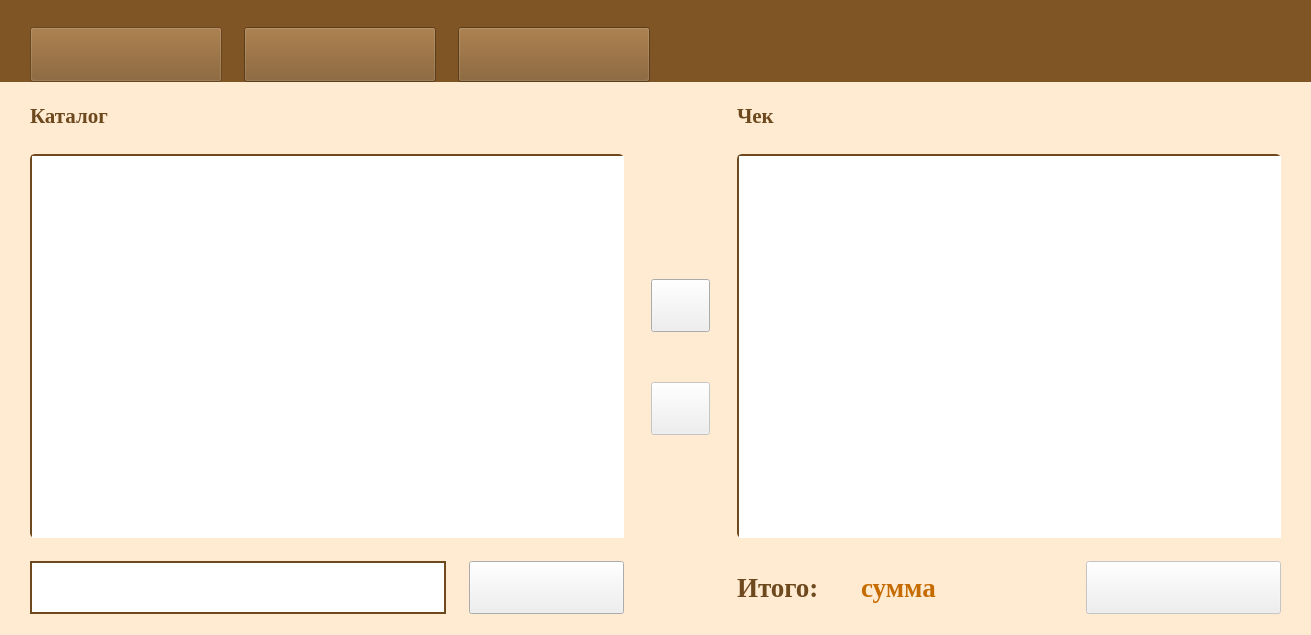
<?xml version="1.0" encoding="UTF-8"?>
<ui version="4.0">
 <class>MainWindow</class>
 <widget class="QMainWindow" name="MainWindow">
  <property name="geometry">
   <rect>
    <x>0</x>
    <y>0</y>
    <width>1311</width>
    <height>635</height>
   </rect>
  </property>
  <property name="windowTitle">
   <string>MainWindow</string>
  </property>
  <property name="styleSheet">
   <string notr="true">QMainWindow{
	background-color: rgba(255, 234, 210, 1);
}

QScrollBar:horizontal{
    border: 2px solid #6E491E;
    background:  #E7C49C;
   	height: 20px;
    margin: 0px 20px 0 20px;
}

QScrollBar::handle:horizontal {
    background: #7F5525;
    min-width: 20px;
}

QScrollBar::add-line:horizontal {
    border: 2px solid #6E491E;
   background:  #E7C49C;
    width: 20px;
    subcontrol-position: right;
    subcontrol-origin: margin;
}

QScrollBar::sub-line:horizontal{
    border: 2px solid #6E491E;
   background:  #E7C49C;
    width: 20px;
    subcontrol-position: left;
    subcontrol-origin: margin;
}

QScrollBar::left-arrow:horizontal {
    width: 10px;
    height: 10px;
	border-image: url(:/image/scrollbar_left.png);
}

QScrollBar::right-arrow:horizontal  {
    width: 10px;
    height: 10px;
	border-image: url(:/image/scrollbar_right.png);
}

QScrollBar:vertical{
    border: 2px solid #6E491E;
    background:  #E7C49C;
	width: 20px;
    margin: 20px 0px 20 0px;
}

QScrollBar::handle:vertical {
    background: #7F5525;
    min-height: 20px;
}

QScrollBar::add-line:vertical {
    border: 2px solid #6E491E;
   background:  #E7C49C;
    height:  20px;
    subcontrol-position: bottom;
    subcontrol-origin: margin;
}

QScrollBar::sub-line:vertical{
    border: 2px solid #6E491E;
   background:  #E7C49C;
    height: 20px;
    subcontrol-position: top;
    subcontrol-origin: margin;
}

QScrollBar::up-arrow:vertical {
    width: 10px;
    height: 10px;
	border-image: url(:/image/scrollbar_up.png);
}

QScrollBar::down-arrow:vertical  {
    width: 10px;
    height: 10px;
	border-image: url(:/image/scrollbar_down.png);
}</string>
  </property>
  <widget class="QWidget" name="centralwidget">
   <property name="styleSheet">
    <string notr="true"/>
   </property>
   <layout class="QGridLayout" name="centralwidget_layout">
    <property name="leftMargin">
     <number>0</number>
    </property>
    <property name="topMargin">
     <number>0</number>
    </property>
    <property name="rightMargin">
     <number>0</number>
    </property>
    <item row="2" column="0">
     <layout class="QHBoxLayout" name="work_area_layout">
      <property name="spacing">
       <number>7</number>
      </property>
      <property name="leftMargin">
       <number>30</number>
      </property>
      <property name="rightMargin">
       <number>30</number>
      </property>
      <item>
       <layout class="QVBoxLayout" name="catalog_layout">
        <property name="spacing">
         <number>23</number>
        </property>
        <property name="topMargin">
         <number>12</number>
        </property>
        <property name="bottomMargin">
         <number>12</number>
        </property>
        <item>
         <widget class="QLabel" name="catalog_label">
          <property name="minimumSize">
           <size>
            <width>101</width>
            <height>31</height>
           </size>
          </property>
          <property name="font">
           <font>
            <family>Times New Roman</family>
            <pointsize>16</pointsize>
            <weight>75</weight>
            <bold>true</bold>
           </font>
          </property>
          <property name="styleSheet">
           <string notr="true">color: #6E491E;</string>
          </property>
          <property name="text">
           <string>Каталог</string>
          </property>
         </widget>
        </item>
        <item>
         <widget class="QTableView" name="catalog_table">
          <property name="styleSheet">
           <string notr="true">QTableView {
	border:none;
	border-top:2px solid #6E491E; 
  	border-left: 2px solid #6E491E; 
	border-radius: 5px;
	gridline-color: #6E491E; 
	color: #563916;	
	font: 14pt &quot;Times New Roman&quot;;
  }

QTableView::item {
    border-bottom:1px solid #6E491E; 
  	border-left: 0.4px solid #6E491E; 
	border-right: 0.5px solid #6E491E; 
}
 
QTableView::item:selected {
	background-color: rgb(218, 218, 218);
 }

QHeaderView::section {
	border: none;
 	border-bottom: 2px solid #6E491E; 
  	border-left: 0.4px solid #6E491E; 
	border-right: 2px solid #6E491E; ; 
    background-color: #E7C49C; 
	color: #563916;
	font: 14pt &quot;Times New Roman&quot;;
    padding: 3px;
}

QHeaderView::down-arrow {
	width: 26px; 
	height:18px; 
	subcontrol-position: bottom right; 
}
</string>
          </property>
          <property name="frameShape">
           <enum>QFrame::WinPanel</enum>
          </property>
          <property name="frameShadow">
           <enum>QFrame::Plain</enum>
          </property>
          <property name="lineWidth">
           <number>0</number>
          </property>
          <property name="editTriggers">
           <set>QAbstractItemView::NoEditTriggers</set>
          </property>
          <property name="tabKeyNavigation">
           <bool>false</bool>
          </property>
          <property name="showDropIndicator" stdset="0">
           <bool>false</bool>
          </property>
          <property name="dragDropOverwriteMode">
           <bool>false</bool>
          </property>
          <property name="selectionMode">
           <enum>QAbstractItemView::SingleSelection</enum>
          </property>
          <property name="selectionBehavior">
           <enum>QAbstractItemView::SelectRows</enum>
          </property>
          <property name="sortingEnabled">
           <bool>true</bool>
          </property>
          <attribute name="horizontalHeaderCascadingSectionResizes">
           <bool>false</bool>
          </attribute>
          <attribute name="horizontalHeaderHighlightSections">
           <bool>false</bool>
          </attribute>
          <attribute name="horizontalHeaderShowSortIndicator" stdset="0">
           <bool>true</bool>
          </attribute>
          <attribute name="horizontalHeaderStretchLastSection">
           <bool>true</bool>
          </attribute>
          <attribute name="verticalHeaderVisible">
           <bool>false</bool>
          </attribute>
          <attribute name="verticalHeaderStretchLastSection">
           <bool>true</bool>
          </attribute>
         </widget>
        </item>
        <item>
         <layout class="QHBoxLayout" name="search_layout">
          <item>
           <widget class="QTextEdit" name="search_field">
            <property name="minimumSize">
             <size>
              <width>416</width>
              <height>53</height>
             </size>
            </property>
            <property name="maximumSize">
             <size>
              <width>16777215</width>
              <height>53</height>
             </size>
            </property>
            <property name="font">
             <font>
              <family>Times New Roman</family>
              <pointsize>18</pointsize>
              <weight>50</weight>
              <italic>false</italic>
              <bold>false</bold>
             </font>
            </property>
            <property name="styleSheet">
             <string notr="true">QTextEdit{
	border: 2px solid #6E491E;
	color: #563916;
	font: 18pt &quot;Times New Roman&quot;;
}</string>
            </property>
            <property name="verticalScrollBarPolicy">
             <enum>Qt::ScrollBarAlwaysOff</enum>
            </property>
            <property name="horizontalScrollBarPolicy">
             <enum>Qt::ScrollBarAlwaysOff</enum>
            </property>
           </widget>
          </item>
          <item>
           <widget class="QPushButton" name="find_button">
            <property name="minimumSize">
             <size>
              <width>155</width>
              <height>53</height>
             </size>
            </property>
            <property name="maximumSize">
             <size>
              <width>155</width>
              <height>53</height>
             </size>
            </property>
            <property name="toolTip">
             <string/>
            </property>
            <property name="whatsThis">
             <string/>
            </property>
            <property name="styleSheet">
             <string notr="true">QPushButton{
	border-image: url(:/image/find_button.png);
}

QPushButton:pressed{
	border-image: url(:/image/find_pressbutton.png);
}
</string>
            </property>
            <property name="text">
             <string/>
            </property>
           </widget>
          </item>
         </layout>
        </item>
       </layout>
      </item>
      <item>
       <layout class="QVBoxLayout" name="filling_layout">
        <property name="spacing">
         <number>50</number>
        </property>
        <property name="leftMargin">
         <number>20</number>
        </property>
        <property name="rightMargin">
         <number>20</number>
        </property>
        <item>
         <spacer name="filling_spacer1">
          <property name="orientation">
           <enum>Qt::Vertical</enum>
          </property>
          <property name="sizeHint" stdset="0">
           <size>
            <width>20</width>
            <height>40</height>
           </size>
          </property>
         </spacer>
        </item>
        <item>
         <widget class="QPushButton" name="add_button">
          <property name="enabled">
           <bool>true</bool>
          </property>
          <property name="sizePolicy">
           <sizepolicy hsizetype="Minimum" vsizetype="Fixed">
            <horstretch>0</horstretch>
            <verstretch>0</verstretch>
           </sizepolicy>
          </property>
          <property name="minimumSize">
           <size>
            <width>59</width>
            <height>53</height>
           </size>
          </property>
          <property name="toolTip">
           <string>Добавить товар</string>
          </property>
          <property name="styleSheet">
           <string notr="true">QPushButton{
	border-image: url(:/image/add_button.png);
}

QPushButton:pressed {
	border-image: url(:/image/add_pressbutton.png);
}

QPushButton:disabled {
	border-image: url(:/image/add_disablebutton.png);
}</string>
          </property>
          <property name="text">
           <string/>
          </property>
         </widget>
        </item>
        <item>
         <widget class="QPushButton" name="remove_button">
          <property name="enabled">
           <bool>false</bool>
          </property>
          <property name="sizePolicy">
           <sizepolicy hsizetype="Minimum" vsizetype="Fixed">
            <horstretch>0</horstretch>
            <verstretch>0</verstretch>
           </sizepolicy>
          </property>
          <property name="minimumSize">
           <size>
            <width>59</width>
            <height>53</height>
           </size>
          </property>
          <property name="toolTip">
           <string>Убрать товар</string>
          </property>
          <property name="styleSheet">
           <string notr="true">QPushButton{
	border-image: url(:/image/remove_button.png);
}

QPushButton:pressed {
	border-image: url(:/image/remove_pressbutton.png);
}

QPushButton:disabled {
	border-image: url(:/image/remove_disablebutton.png);
}</string>
          </property>
          <property name="text">
           <string/>
          </property>
         </widget>
        </item>
        <item>
         <spacer name="filling_spacer2">
          <property name="orientation">
           <enum>Qt::Vertical</enum>
          </property>
          <property name="sizeHint" stdset="0">
           <size>
            <width>20</width>
            <height>40</height>
           </size>
          </property>
         </spacer>
        </item>
       </layout>
      </item>
      <item>
       <layout class="QVBoxLayout" name="check_layout">
        <property name="spacing">
         <number>23</number>
        </property>
        <property name="topMargin">
         <number>12</number>
        </property>
        <property name="bottomMargin">
         <number>12</number>
        </property>
        <item>
         <widget class="QLabel" name="chek_label">
          <property name="minimumSize">
           <size>
            <width>101</width>
            <height>31</height>
           </size>
          </property>
          <property name="font">
           <font>
            <family>Times New Roman</family>
            <pointsize>16</pointsize>
            <weight>75</weight>
            <bold>true</bold>
           </font>
          </property>
          <property name="styleSheet">
           <string notr="true">color: #6E491E;</string>
          </property>
          <property name="text">
           <string>Чек</string>
          </property>
         </widget>
        </item>
        <item>
         <widget class="QTableView" name="chek_table">
          <property name="styleSheet">
           <string notr="true">QTableView {
	border:none;
	border-top:2px solid #6E491E; 
  	border-left: 2px solid #6E491E; 
	border-radius: 5px;
	gridline-color: #6E491E; 
	color: #563916;	
	font: 14pt &quot;Times New Roman&quot;;
  }

QTableView::item {
    border-bottom:1px solid #6E491E; 
  	border-left: 0.4px solid #6E491E; 
	border-right: 0.5px solid #6E491E; 
}
 
QTableView::item:selected {
	background-color: rgb(218, 218, 218);
 }

QHeaderView::section {
	border: none;
 	border-bottom: 2px solid #6E491E; 
  	border-left: 0.4px solid #6E491E; 
	border-right: 2px solid #6E491E; ; 
    background-color: #E7C49C; 
	color: #563916;
	font: 14pt &quot;Times New Roman&quot;;
    padding: 3px;
}

QHeaderView::down-arrow {
	width: 26px; 
	height:18px; 
	subcontrol-position: bottom right; 
}
</string>
          </property>
          <property name="frameShape">
           <enum>QFrame::WinPanel</enum>
          </property>
          <property name="frameShadow">
           <enum>QFrame::Plain</enum>
          </property>
          <property name="editTriggers">
           <set>QAbstractItemView::NoEditTriggers</set>
          </property>
          <property name="tabKeyNavigation">
           <bool>false</bool>
          </property>
          <property name="showDropIndicator" stdset="0">
           <bool>false</bool>
          </property>
          <property name="dragDropOverwriteMode">
           <bool>false</bool>
          </property>
          <property name="selectionMode">
           <enum>QAbstractItemView::SingleSelection</enum>
          </property>
          <property name="selectionBehavior">
           <enum>QAbstractItemView::SelectRows</enum>
          </property>
          <property name="sortingEnabled">
           <bool>true</bool>
          </property>
          <attribute name="horizontalHeaderCascadingSectionResizes">
           <bool>false</bool>
          </attribute>
          <attribute name="horizontalHeaderHighlightSections">
           <bool>false</bool>
          </attribute>
          <attribute name="horizontalHeaderShowSortIndicator" stdset="0">
           <bool>true</bool>
          </attribute>
          <attribute name="horizontalHeaderStretchLastSection">
           <bool>true</bool>
          </attribute>
          <attribute name="verticalHeaderVisible">
           <bool>false</bool>
          </attribute>
          <attribute name="verticalHeaderCascadingSectionResizes">
           <bool>false</bool>
          </attribute>
          <attribute name="verticalHeaderStretchLastSection">
           <bool>true</bool>
          </attribute>
         </widget>
        </item>
        <item>
         <layout class="QHBoxLayout" name="result_layout">
          <item>
           <widget class="QLabel" name="result_label">
            <property name="minimumSize">
             <size>
              <width>101</width>
              <height>37</height>
             </size>
            </property>
            <property name="maximumSize">
             <size>
              <width>101</width>
              <height>37</height>
             </size>
            </property>
            <property name="font">
             <font>
              <family>Times New Roman</family>
              <pointsize>20</pointsize>
              <weight>75</weight>
              <bold>true</bold>
             </font>
            </property>
            <property name="styleSheet">
             <string notr="true">color: #6E491E;</string>
            </property>
            <property name="text">
             <string>Итого:</string>
            </property>
           </widget>
          </item>
          <item>
           <widget class="QLabel" name="total_label">
            <property name="minimumSize">
             <size>
              <width>146</width>
              <height>37</height>
             </size>
            </property>
            <property name="maximumSize">
             <size>
              <width>16777215</width>
              <height>37</height>
             </size>
            </property>
            <property name="font">
             <font>
              <family>Times New Roman</family>
              <pointsize>20</pointsize>
              <weight>75</weight>
              <bold>true</bold>
             </font>
            </property>
            <property name="styleSheet">
             <string notr="true">color: #C66B00;</string>
            </property>
            <property name="text">
             <string>сумма</string>
            </property>
           </widget>
          </item>
          <item>
           <widget class="QPushButton" name="confirm_button">
            <property name="enabled">
             <bool>false</bool>
            </property>
            <property name="minimumSize">
             <size>
              <width>195</width>
              <height>53</height>
             </size>
            </property>
            <property name="maximumSize">
             <size>
              <width>195</width>
              <height>53</height>
             </size>
            </property>
            <property name="toolTip">
             <string>Создать чек</string>
            </property>
            <property name="styleSheet">
             <string notr="true">QPushButton{
	border-image: url(:/image/confirm_button.png);
}

QPushButton:pressed {
	border-image: url(:/image/confirm_pressbutton.png);
}

QPushButton:disabled {
	border-image: url(:/image/confirm_disablebutton.png);
}</string>
            </property>
            <property name="text">
             <string/>
            </property>
           </widget>
          </item>
         </layout>
        </item>
       </layout>
      </item>
     </layout>
    </item>
    <item row="0" column="0">
     <widget class="QFrame" name="tabs">
      <property name="styleSheet">
       <string notr="true">background-color: #7F5525;</string>
      </property>
      <property name="frameShape">
       <enum>QFrame::NoFrame</enum>
      </property>
      <property name="frameShadow">
       <enum>QFrame::Raised</enum>
      </property>
      <layout class="QHBoxLayout" name="tabs_layout">
       <property name="spacing">
        <number>22</number>
       </property>
       <property name="leftMargin">
        <number>30</number>
       </property>
       <property name="topMargin">
        <number>27</number>
       </property>
       <property name="rightMargin">
        <number>30</number>
       </property>
       <property name="bottomMargin">
        <number>0</number>
       </property>
       <item>
        <widget class="QPushButton" name="catalog_button">
         <property name="enabled">
          <bool>false</bool>
         </property>
         <property name="minimumSize">
          <size>
           <width>192</width>
           <height>55</height>
          </size>
         </property>
         <property name="toolTip">
          <string/>
         </property>
         <property name="autoFillBackground">
          <bool>false</bool>
         </property>
         <property name="styleSheet">
          <string notr="true">QPushButton{
	border-image: url(:/image/catalog_button.png);
}

QPushButton:disabled{
	border-image: url(:/image/catalog_pressbutton.png);
}

QPushButton:hover{
	border-image: url(:/image/catalog_hoverbutton.png);
}</string>
         </property>
         <property name="text">
          <string/>
         </property>
        </widget>
       </item>
       <item>
        <widget class="QPushButton" name="sales_button">
         <property name="minimumSize">
          <size>
           <width>192</width>
           <height>55</height>
          </size>
         </property>
         <property name="styleSheet">
          <string notr="true">QPushButton{
	border-image: url(:/image/sales_button.png);
}

QPushButton:disabled{
	border-image: url(:/image/sales_pressbutton.png);
}


QPushButton:hover{
	border-image: url(:/image/sales_hoverbutton.png);
}</string>
         </property>
         <property name="text">
          <string/>
         </property>
        </widget>
       </item>
       <item>
        <widget class="QPushButton" name="management_button">
         <property name="enabled">
          <bool>true</bool>
         </property>
         <property name="minimumSize">
          <size>
           <width>192</width>
           <height>55</height>
          </size>
         </property>
         <property name="styleSheet">
          <string notr="true">QPushButton{
	border-image: url(:/image/managment_button.png);
}

QPushButton:disabled{
	border-image: url(:/image/managment_pressbutton.png);
}

QPushButton:hover{
	border-image: url(:/image/managment_hoverbutton.png);
}</string>
         </property>
         <property name="text">
          <string/>
         </property>
        </widget>
       </item>
       <item>
        <spacer name="tabs_spacer">
         <property name="orientation">
          <enum>Qt::Horizontal</enum>
         </property>
         <property name="sizeHint" stdset="0">
          <size>
           <width>40</width>
           <height>20</height>
          </size>
         </property>
        </spacer>
       </item>
      </layout>
     </widget>
    </item>
   </layout>
  </widget>
 </widget>
 <resources>
  <include location="resources/images/images.qrc"/>
 </resources>
 <connections/>
</ui>
